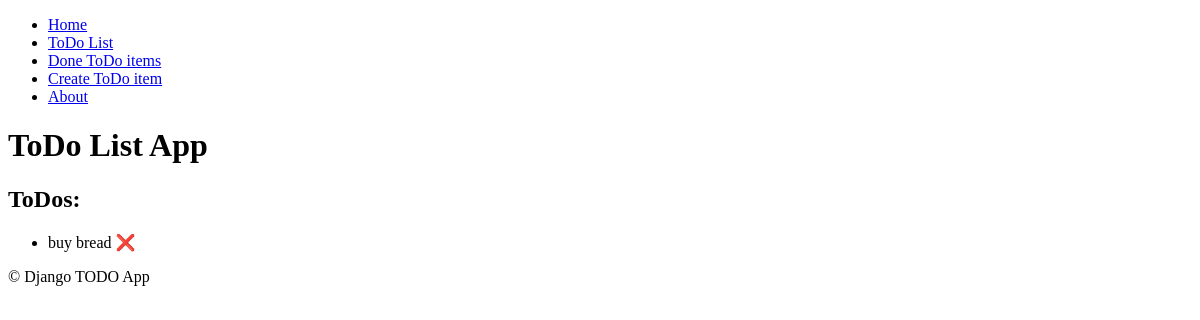
/todos/, run on an earlier commit of the app's database.
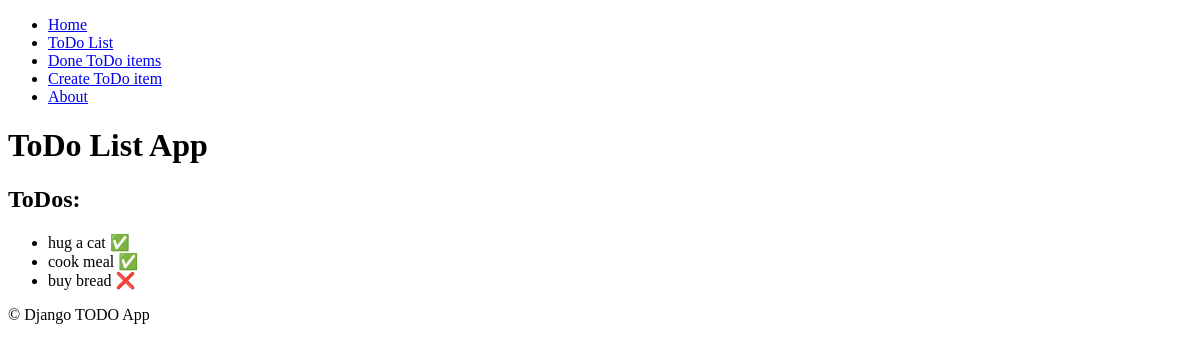
And on a later commit of the database.
### todo_list/models.py (models this page shows, shortened)
class ToDoItem(models.Model):
    class Meta:
        ordering = '-id',
        verbose_name = 'ToDo Item'
    title = models.CharField(max_length=250)
    done = models.BooleanField(default=False)

### todo_list/views.py (the view)
# urls.py: path('', views.ToDoListIndexView.as_view(), name='index'),
class ToDoListIndexView(TemplateView):
    template_name = 'todo_list/index.html'
    def get_context_data(self, **kwargs):
        context = super().get_context_data(**kwargs)
        context['todo_items'] = ToDoItem.objects.all()
        return context

### todo_list/templates/todo_list/index.html (shortened to what this page needs)
{% extends "base.html" %}
{% block body %}
  <h1>ToDo List App</h1>
  <h2>ToDos:</h2>
  <ul>
  {% for todo_item in todo_items %}
    <li>
      {{ todo_item.title }}
      {% if todo_item.done %}
        ✅
      {% else %}
        ❌
      {% endif %}
    </li>
  {% endfor %}
  </ul>
{% endblock %}

What changed in the data, as far as the page shows it:
added ToDoItem: title "hug a cat"
added ToDoItem: title "cook meal"
